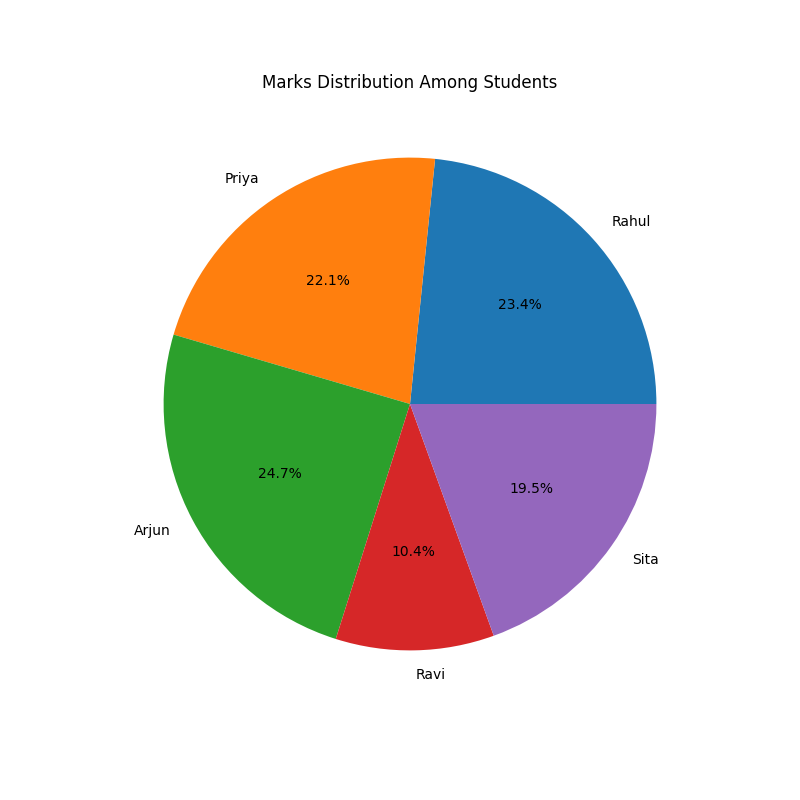

Recreate this plot in Python.
import pandas as pd
import matplotlib.pyplot as plt

# Load dataset
df = pd.read_excel("students.csv.xlsx")

# Convert Marks column to numbers
df["Marks"] = pd.to_numeric(df["Marks"], errors="coerce")

# Remove empty values if any
df = df.dropna(subset=["Marks"])

# Create Pie Chart
plt.figure(figsize=(8, 8))

plt.pie(
    df["Marks"],
    labels=df["Student"],
    autopct="%1.1f%%"
)

plt.title("Marks Distribution Among Students")

# Save chart
plt.savefig("pie_chart.png")

# Display chart
plt.show()

print("Pie chart created successfully!")
